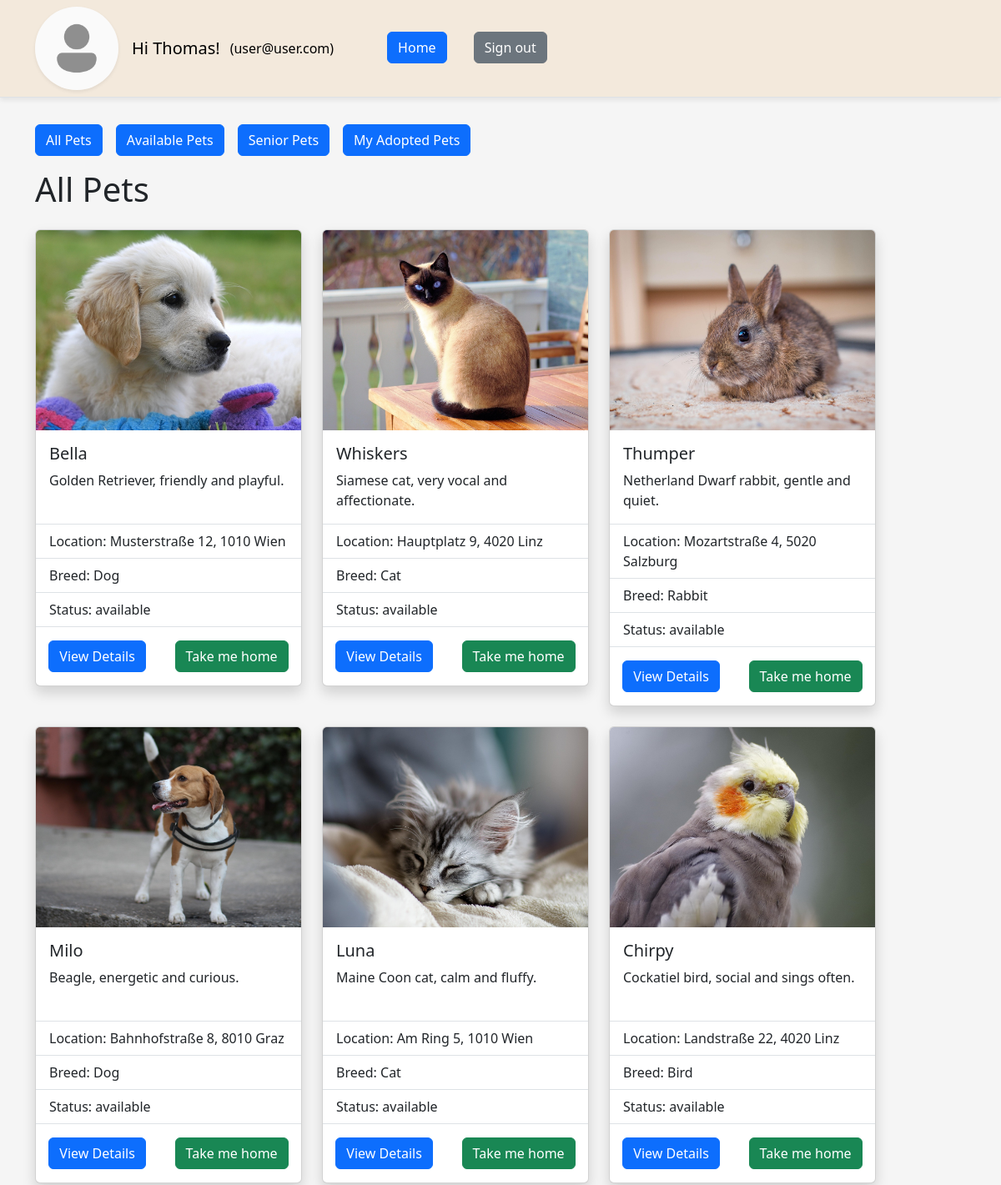
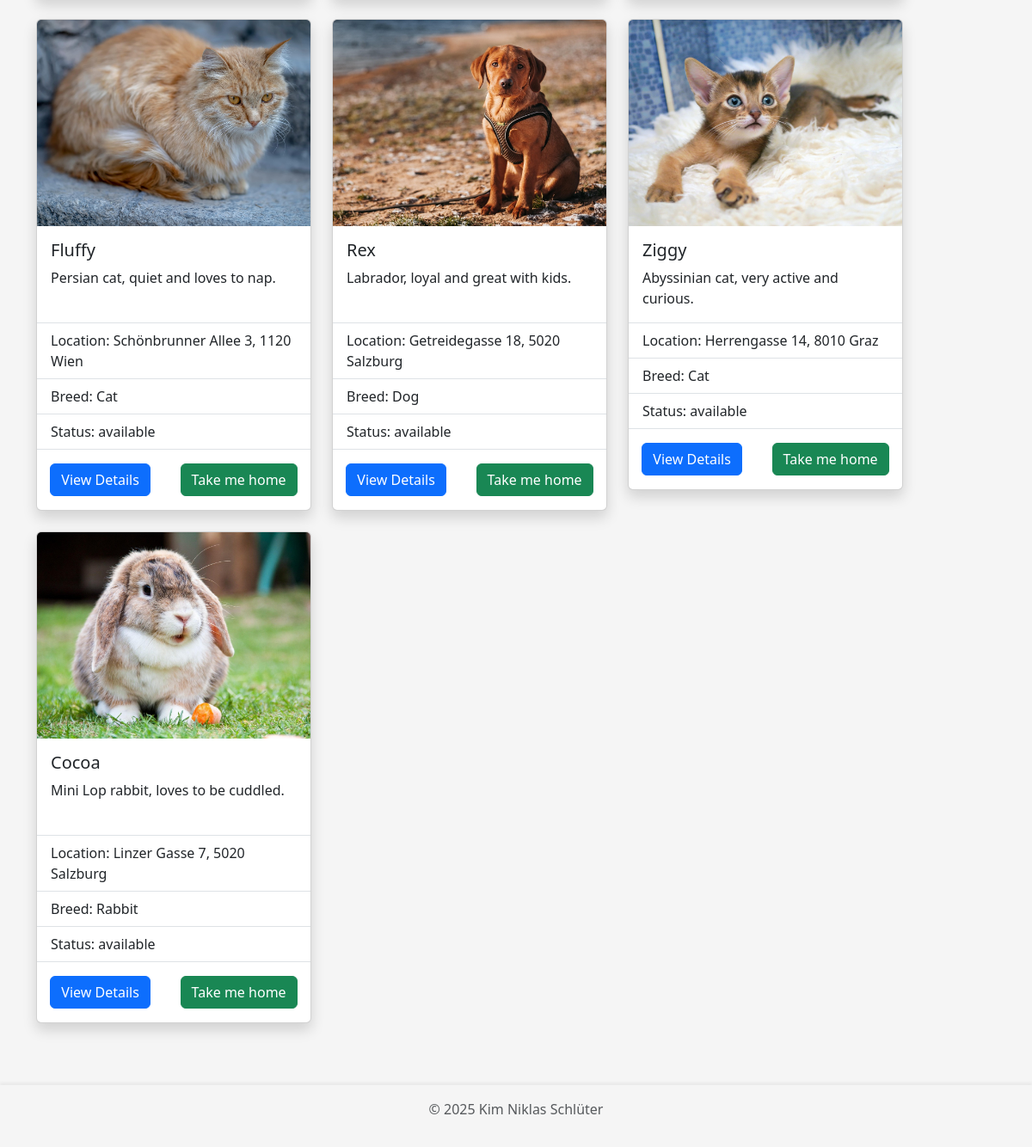
The page /website/home.php (signed in) on the database its author committed (2 pictures, top to bottom).
### tables this page shows
CREATE TABLE `user` (
  `id` int(11) NOT NULL,
  `email` varchar(200) NOT NULL,
  `password` varchar(255) NOT NULL,
  `first_name` varchar(100) NOT NULL,
  `last_name` varchar(100) NOT NULL,
  `phone` varchar(50) NOT NULL,
  `address` varchar(100) NOT NULL,
  `picture` varchar(255) NOT NULL,
  `authority` enum('user','admin') NOT NULL
);

CREATE TABLE `animal` (
  `id` int(11) NOT NULL,
  `name` varchar(100) NOT NULL,
  `picture` varchar(255) DEFAULT NULL,
  `location` varchar(100) NOT NULL,
  `description` text DEFAULT NULL,
  `size` enum('small','default','big') NOT NULL DEFAULT 'default',
  `age` int(11) DEFAULT NULL,
  `vaccinated` tinyint(1) NOT NULL,
  `status` enum('available','adopted') NOT NULL DEFAULT 'available',
  `breed_id` int(11) NOT NULL
);

CREATE TABLE `breed` (
  `id` int(11) NOT NULL,
  `name` varchar(100) NOT NULL
);

### website/components/animals.php (called while the page is built, shortened)
<?php
require_once __DIR__ . '/db_connect.php';
require_once __DIR__ . '/util.php';
$conn = db_connect();
function create_response($status, $message, $data = [])
{
  $response = [
    "status" => $status,
    "message" => $message,
    "data" => $data
  ];
  return $response;
}
function fetch_animals_internal($sql)
{
  global $conn;
  $result = mysqli_query($conn, $sql);
  $rows = mysqli_fetch_all($result, MYSQLI_ASSOC);
  return create_response("200", "Successfully fetched animals.", $rows);
}
function get_all_animals()
{
  return fetch_animals_internal("SELECT * FROM `animal`");
}
function get_breed_by_id($breed_id)
{
  global $conn;
  $sql = "SELECT * FROM `breed` WHERE id=$breed_id";
  $result = mysqli_query($conn, $sql);
  $row = mysqli_fetch_assoc($result);
  return $row;
}
function get_animal_picture_url($animalData)
{
  return $animalData['picture'] ? PICTURE_FOLDER_NAME . '/' . $animalData['picture'] : ANIMAL_DEFAULT_PICTURE_URL;
}

### website/components/util.php (called while the page is built, shortened)
<?php
function get_my_user_id_from_session()
{
  if (isset($_SESSION["user"])) {
    return $_SESSION["user"];
  } else if (isset($_SESSION["admin"])) {
    return $_SESSION["admin"];
  } else {
    return null;
  }
}
function get_user_data($conn, $userId)
{
  $sql = "SELECT * FROM `user` WHERE `id`='$userId'";
  $result = mysqli_query($conn, $sql);
  if ($result) {
    $row = mysqli_fetch_assoc($result);
    $defaultImgUrl = './' . PICTURE_FOLDER_NAME . '/user.png';
    if (empty($row['picture'])) {
      $row['profile_img_url'] = $defaultImgUrl;
    } else {
      $pictureUrl = './' . PICTURE_FOLDER_NAME . '/' . $row['picture'];
      if (!file_exists($pictureUrl)) {
        $row['profile_img_url'] = $defaultImgUrl;
      } else {
        $row['profile_img_url'] = $pictureUrl;
      }
    }
  }
  return $row;
}

### website/components/card_layout.php (the view, shortened to what this page needs)
<?php
function create_card_layout_for_animals($response)
{
  $rows = $response['data'];
  $layout = "<div class='row row-cols-1 row-cols-md-2 row-cols-lg-3 row-cols-xl-3 row-cols-xxl-4
                         justify-content-center justify-content-md-start'>";
  foreach ($rows as $animal) {
    $animalPictureUrl = get_animal_picture_url($animal);
    $breedData = get_breed_by_id($animal['breed_id']);
    $layout .= "
    <div style='width: fit-content;'>
      <div class='card shadow mb-4 d-flex flex-column justify-content-between align-items-center' style='max-width: 20rem;'>";
    $layout .= "<div>
                  <div class='animal-picture-container'>
                    <img src='$animalPictureUrl' class='card-img-top animal-image' alt=''>
                  </div>
                  <div class='card-body'>
                    <h5 class='card-title'>{$animal['name']}</h5>
                    <p class='card-text' style='min-height: 48px'>{$animal['description']}</p>
                  </div>
                </div>";
    $layout .= "<div style='width: 100%'>";
    $layout .= "<ul class='list-group list-group-flush'>
                  <li class='list-group-item' style='padding: 0'></li>
                  <li class='list-group-item'>Location: {$animal['location']}</li>
                  <li class='list-group-item'>Breed: {$breedData['name']}</li>
                  <li class='list-group-item'>Status: {$animal['status']}</li>";
    $layout .= "  <li class='list-group-item'></li>
                </ul>";
    if (isset($_SESSION['user'])) {
      $layout .= "<div class='d-flex flex-row gap-1 justify-content-around mb-3' style='width:100%'>
                    <a href='./animal_details.php?id={$animal['id']}' class='btn btn-primary'>View Details</a>";
      $layout .= "<form method='POST'>
                      <input type='hidden' name='animal_id_to_adopt' value='{$animal['id']}' />
                      <input" . (($animal['status'] != 'available') ? " disabled" : "") . " type='submit' name='adopt_animal' class='btn btn-success' value='Take me home' />
                  </form>";
      $layout .= "</div>";
    } else if (isset($_SESSION['admin'])) {
      $layout .= "<div class='d-flex flex-row gap-2 justify-content-center mb-3'>
                    <a href='./animal_details.php?id={$animal['id']}' class='btn btn-primary'>View Details</a>
                    <a href='./animal_update.php?id={$animal['id']}' class='btn btn-success'>Update</a>
                    <a href='./animal_delete.php?id={$animal['id']}' class='btn btn-danger'>Delete</a>
                  </div>";
    }
    $layout .= "</div>";
    $layout .=  "</div></div>";
  }
  $layout .= "</div>";
  return $layout;
}

### website/components/navbar.php (shortened to what this page needs)
<?php
$homeUrl = isset($_SESSION['admin']) ? "dashboard.php" : "home.php";
$homeName = isset($_SESSION['admin']) ? "Dashboard" : "Home";
?>
<header class='p-0 mb-3 border-bottom title-row'>
  <nav class="navbar navbar-expand-lg" style="min-height: 3.5rem">
    <div class="container">
      <?php if (isset($_SESSION['user']) || isset($_SESSION['admin'])) { ?>
        <a href='<?= $homeUrl ?>' class='d-block me-3'>
          <img src='<?= $myUserData['profile_img_url'] ?? '' ?>' alt='profile image' width='100' height='100' class='rounded-circle shadow-sm' style='object-fit:cover;'>
        </a>
        <a class="navbar-brand me-1" href="<?= $homeUrl ?>">Hi <?= $myUserData['first_name'] ?? '' ?>!</a>
      <?php } ?>
      <div class="collapse navbar-collapse" id="navbarNav">
        <ul class="navbar-nav gap-2">
          <?php if (isset($_SESSION['user']) || isset($_SESSION['admin'])) { ?>
            <li class="nav-item me-5">
              <a class="nav-link link-body-emphasis" href="#"><?= '(' . $myUserData['email'] . ')' ?></a>
            </li>
            <li class="nav-item me-4">
              <a class="btn btn-primary" href="<?= $homeUrl ?>"><?= $homeName ?></a>
            </li>
            <li class="nav-item">
              <a class="btn btn-secondary" href="logout.php">Sign out</a>
            </li>
          <?php } ?>
        </ul>
      </div>
    </div>
  </nav>
</header>

### website/styles/style.css (style rules this page uses)
body { background-color: whitesmoke; display: flex; flex-flow: column nowrap; justify-content: flex-start; min-height: 100vh; }

### website/styles/card_layout.css (style rules this page uses)
.animal-picture-container { width: 100%; height: 15rem; margin: 0 !important; overflow: hidden; }
.animal-image { width: 100%; height: 100%; object-fit: cover; }

### rows shown on the page
user: first_name "Thomas", email "user@user.com"
animal: picture (picture), name "Bella", description "Golden Retriever, friendly and playful.", location "Musterstraße 12, 1010 Wien", breed.name "Dog", status "available", adopt_animal "Take me home"
animal: picture (picture), name "Whiskers", description "Siamese cat, very vocal and affectionate.", location "Hauptplatz 9, 4020 Linz", breed.name "Cat", status "available", adopt_animal "Take me home"
animal: picture (picture), name "Thumper", description "Netherland Dwarf rabbit, gentle and quiet.", location "Mozartstraße 4, 5020 Salzburg", breed.name "Rabbit", status "available", adopt_animal "Take me home"
animal: picture (picture), name "Milo", description "Beagle, energetic and curious.", location "Bahnhofstraße 8, 8010 Graz", breed.name "Dog", status "available", adopt_animal "Take me home"
animal: picture (picture), name "Luna", description "Maine Coon cat, calm and fluffy.", location "Am Ring 5, 1010 Wien", breed.name "Cat", status "available", adopt_animal "Take me home"
animal: picture (picture), name "Chirpy", description "Cockatiel bird, social and sings often.", location "Landstraße 22, 4020 Linz", breed.name "Bird", status "available", adopt_animal "Take me home"
animal: picture (picture), name "Fluffy", description "Persian cat, quiet and loves to nap.", location "Schönbrunner Allee 3, 1120 Wien", breed.name "Cat", status "available", adopt_animal "Take me home"
animal: picture (picture), name "Rex", description "Labrador, loyal and great with kids.", location "Getreidegasse 18, 5020 Salzburg", breed.name "Dog", status "available", adopt_animal "Take me home"
animal: picture (picture), name "Ziggy", description "Abyssinian cat, very active and curious.", location "Herrengasse 14, 8010 Graz", breed.name "Cat", status "available", adopt_animal "Take me home"
animal: picture (picture), name "Cocoa", description "Mini Lop rabbit, loves to be cuddled.", location "Linzer Gasse 7, 5020 Salzburg", breed.name "Rabbit", status "available", adopt_animal "Take me home"

### other values the page prints
$homeName "Home"
$pageTitle "All Pets"
